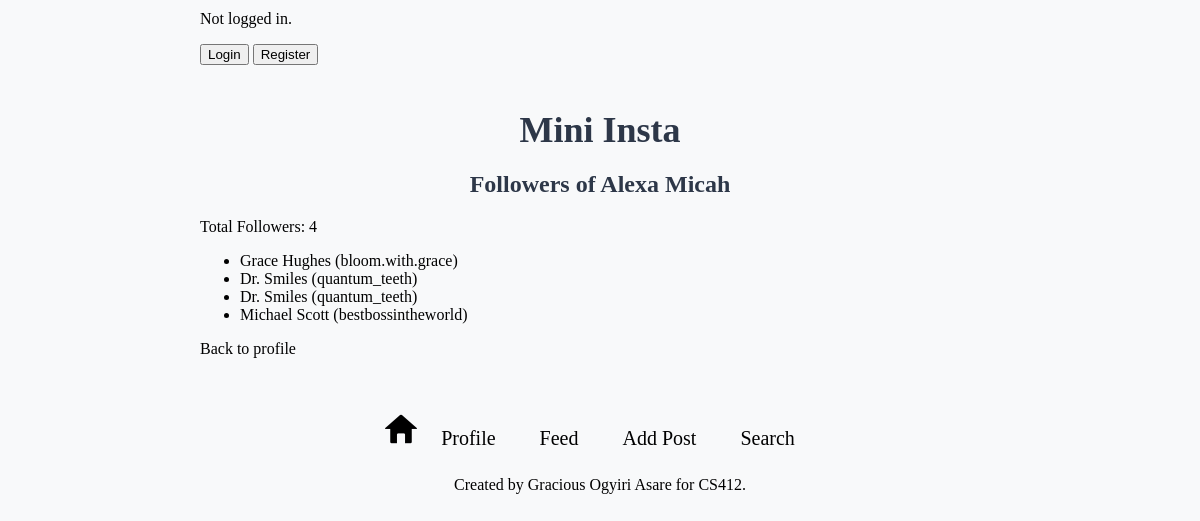
Screenshot of /mini_insta/profile/1/followers/ with the database file from the repository.
### mini_insta/models.py (models this page shows, shortened)
class Profile(models.Model):
    username = models.TextField(blank=True)
    display_name = models.TextField(blank=True)
    profile_image_url = models.URLField(blank=True)
    bio_text = models.TextField(blank=True)
    join_date = models.DateTimeField(auto_now=True) #set the joined date automatically
    user = models.ForeignKey(User, on_delete=models.CASCADE) #foreign key to User model
    def get_followers(self):
        followers = Follow.objects.filter(profile=self)
        return [f.follower_profile for f in followers]
    def get_num_followers(self):
        followers = Follow.objects.filter(profile=self)
        return followers.count()

### mini_insta/views.py (the view)
# urls.py: path('profile/<int:pk>/followers/', ShowFollowersDetailView.as_view(), name='show_followers'),
class ShowFollowersDetailView(DetailView):
    model = Profile
    template_name = 'mini_insta/show_followers.html'
    context_object_name = 'profile'

### mini_insta/templates/mini_insta/show_followers.html
{% extends "mini_insta/base.html" %}{% block content %}
<h2>Followers of {{ profile.display_name }}</h2>
<p>Total Followers: {{ profile.get_num_followers }}</p>
<ul>
    {% for follower in profile.get_followers %}
        <li>
            <a href="{% url 'show_profile' follower.pk %}">
                {{ follower.display_name }} ({{ follower.username }})
            </a>
        </li>
    {% empty %}
        <li>No followers yet.</li>
    {% endfor %}
</ul>
<a href="{% url 'show_profile' profile.pk %}">Back to profile</a>
{% endblock content %}

### static/mini_insta-style.css (style rules this page uses)
body { font-family: "Times New Roman", Times, serif, sans-serif; background-color: #f8f9fa; max-width: 800px; margin: 0 auto; padding: 10px; }
h1, h2, h3 { text-align: center; color: #2d3748; margin-bottom: 20px; }
a:link, a:visited, a:hover, a:active { color: inherit; text-decoration: none; }

### rows the page displays
Profile: display_name "Alexa Micah", get_num_followers "4"
Profile: display_name "Grace Hughes", username "bloom.with.grace"
Profile: display_name "Dr. Smiles", username "quantum_teeth"
Profile: display_name "Michael Scott", username "bestbossintheworld"
